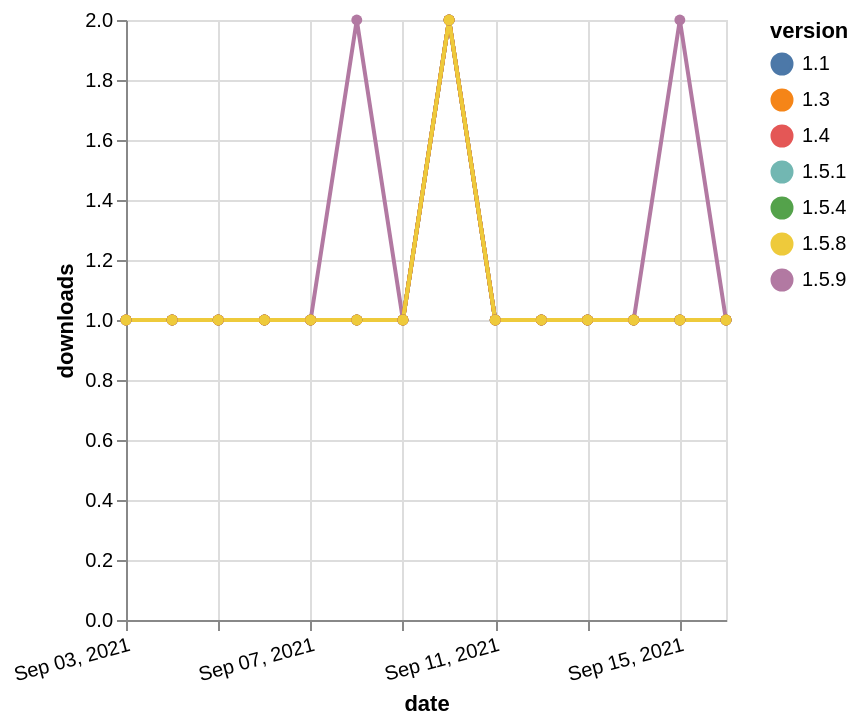

Here is the Vega-Lite specification saved for this chart:
### Vega-Lite specification from a JSON file in a GitHub repository (floating-point values rounded to 4 significant figures)
{"$schema": "https://vega.github.io/schema/vega-lite/v5.json", "description": "A simple bar chart with embedded data.", "data": {"values": [{"date": "2021-09-03", "total": 127, "delta": 1, "version": "1.5.4"}, {"date": "2021-09-04", "total": 128, "delta": 1, "version": "1.5.4"}, {"date": "2021-09-05", "total": 129, "delta": 1, "version": "1.5.4"}, {"date": "2021-09-06", "total": 130, "delta": 1, "version": "1.5.4"}, {"date": "2021-09-07", "total": 131, "delta": 1, "version": "1.5.4"}, {"date": "2021-09-08", "total": 132, "delta": 1, "version": "1.5.4"}, {"date": "2021-09-09", "total": 133, "delta": 1, "version": "1.5.4"}, {"date": "2021-09-10", "total": 135, "delta": 2, "version": "1.5.4"}, {"date": "2021-09-11", "total": 136, "delta": 1, "version": "1.5.4"}, {"date": "2021-09-12", "total": 137, "delta": 1, "version": "1.5.4"}, {"date": "2021-09-13", "total": 138, "delta": 1, "version": "1.5.4"}, {"date": "2021-09-14", "total": 139, "delta": 1, "version": "1.5.4"}, {"date": "2021-09-15", "total": 140, "delta": 1, "version": "1.5.4"}, {"date": "2021-09-16", "total": 141, "delta": 1, "version": "1.5.4"}, {"date": "2021-09-03", "total": 131, "delta": 1, "version": "1.5.9"}, {"date": "2021-09-04", "total": 132, "delta": 1, "version": "1.5.9"}, {"date": "2021-09-05", "total": 133, "delta": 1, "version": "1.5.9"}, {"date": "2021-09-06", "total": 134, "delta": 1, "version": "1.5.9"}, {"date": "2021-09-07", "total": 135, "delta": 1, "version": "1.5.9"}, {"date": "2021-09-08", "total": 137, "delta": 2, "version": "1.5.9"}, {"date": "2021-09-09", "total": 138, "delta": 1, "version": "1.5.9"}, {"date": "2021-09-10", "total": 140, "delta": 2, "version": "1.5.9"}, {"date": "2021-09-11", "total": 141, "delta": 1, "version": "1.5.9"}, {"date": "2021-09-12", "total": 142, "delta": 1, "version": "1.5.9"}, {"date": "2021-09-13", "total": 143, "delta": 1, "version": "1.5.9"}, {"date": "2021-09-14", "total": 144, "delta": 1, "version": "1.5.9"}, {"date": "2021-09-15", "total": 146, "delta": 2, "version": "1.5.9"}, {"date": "2021-09-16", "total": 147, "delta": 1, "version": "1.5.9"}, {"date": "2021-09-03", "total": 134, "delta": 1, "version": "1.5.1"}, {"date": "2021-09-04", "total": 135, "delta": 1, "version": "1.5.1"}, {"date": "2021-09-05", "total": 136, "delta": 1, "version": "1.5.1"}, {"date": "2021-09-06", "total": 137, "delta": 1, "version": "1.5.1"}, {"date": "2021-09-07", "total": 138, "delta": 1, "version": "1.5.1"}, {"date": "2021-09-08", "total": 139, "delta": 1, "version": "1.5.1"}, {"date": "2021-09-09", "total": 140, "delta": 1, "version": "1.5.1"}, {"date": "2021-09-10", "total": 142, "delta": 2, "version": "1.5.1"}, {"date": "2021-09-11", "total": 143, "delta": 1, "version": "1.5.1"}, {"date": "2021-09-12", "total": 144, "delta": 1, "version": "1.5.1"}, {"date": "2021-09-13", "total": 145, "delta": 1, "version": "1.5.1"}, {"date": "2021-09-14", "total": 146, "delta": 1, "version": "1.5.1"}, {"date": "2021-09-15", "total": 147, "delta": 1, "version": "1.5.1"}, {"date": "2021-09-16", "total": 148, "delta": 1, "version": "1.5.1"}, {"date": "2021-09-03", "total": 148, "delta": 1, "version": "1.1"}, {"date": "2021-09-04", "total": 149, "delta": 1, "version": "1.1"}, {"date": "2021-09-05", "total": 150, "delta": 1, "version": "1.1"}, {"date": "2021-09-06", "total": 151, "delta": 1, "version": "1.1"}, {"date": "2021-09-07", "total": 152, "delta": 1, "version": "1.1"}, {"date": "2021-09-08", "total": 153, "delta": 1, "version": "1.1"}, {"date": "2021-09-09", "total": 154, "delta": 1, "version": "1.1"}, {"date": "2021-09-10", "total": 156, "delta": 2, "version": "1.1"}, {"date": "2021-09-11", "total": 157, "delta": 1, "version": "1.1"}, {"date": "2021-09-12", "total": 158, "delta": 1, "version": "1.1"}, {"date": "2021-09-13", "total": 159, "delta": 1, "version": "1.1"}, {"date": "2021-09-14", "total": 160, "delta": 1, "version": "1.1"}, {"date": "2021-09-15", "total": 161, "delta": 1, "version": "1.1"}, {"date": "2021-09-16", "total": 162, "delta": 1, "version": "1.1"}, {"date": "2021-09-03", "total": 137, "delta": 1, "version": "1.4"}, {"date": "2021-09-04", "total": 138, "delta": 1, "version": "1.4"}, {"date": "2021-09-05", "total": 139, "delta": 1, "version": "1.4"}, {"date": "2021-09-06", "total": 140, "delta": 1, "version": "1.4"}, {"date": "2021-09-07", "total": 141, "delta": 1, "version": "1.4"}, {"date": "2021-09-08", "total": 142, "delta": 1, "version": "1.4"}, {"date": "2021-09-09", "total": 143, "delta": 1, "version": "1.4"}, {"date": "2021-09-10", "total": 145, "delta": 2, "version": "1.4"}, {"date": "2021-09-11", "total": 146, "delta": 1, "version": "1.4"}, {"date": "2021-09-12", "total": 147, "delta": 1, "version": "1.4"}, {"date": "2021-09-13", "total": 148, "delta": 1, "version": "1.4"}, {"date": "2021-09-14", "total": 149, "delta": 1, "version": "1.4"}, {"date": "2021-09-15", "total": 150, "delta": 1, "version": "1.4"}, {"date": "2021-09-16", "total": 151, "delta": 1, "version": "1.4"}, {"date": "2021-09-03", "total": 138, "delta": 1, "version": "1.3"}, {"date": "2021-09-04", "total": 139, "delta": 1, "version": "1.3"}, {"date": "2021-09-05", "total": 140, "delta": 1, "version": "1.3"}, {"date": "2021-09-06", "total": 141, "delta": 1, "version": "1.3"}, {"date": "2021-09-07", "total": 142, "delta": 1, "version": "1.3"}, {"date": "2021-09-08", "total": 143, "delta": 1, "version": "1.3"}, {"date": "2021-09-09", "total": 144, "delta": 1, "version": "1.3"}, {"date": "2021-09-10", "total": 146, "delta": 2, "version": "1.3"}, {"date": "2021-09-11", "total": 147, "delta": 1, "version": "1.3"}, {"date": "2021-09-12", "total": 148, "delta": 1, "version": "1.3"}, {"date": "2021-09-13", "total": 149, "delta": 1, "version": "1.3"}, {"date": "2021-09-14", "total": 150, "delta": 1, "version": "1.3"}, {"date": "2021-09-15", "total": 151, "delta": 1, "version": "1.3"}, {"date": "2021-09-16", "total": 152, "delta": 1, "version": "1.3"}, {"date": "2021-09-03", "total": 130, "delta": 1, "version": "1.5.8"}, {"date": "2021-09-04", "total": 131, "delta": 1, "version": "1.5.8"}, {"date": "2021-09-05", "total": 132, "delta": 1, "version": "1.5.8"}, {"date": "2021-09-06", "total": 133, "delta": 1, "version": "1.5.8"}, {"date": "2021-09-07", "total": 134, "delta": 1, "version": "1.5.8"}, {"date": "2021-09-08", "total": 135, "delta": 1, "version": "1.5.8"}, {"date": "2021-09-09", "total": 136, "delta": 1, "version": "1.5.8"}, {"date": "2021-09-10", "total": 138, "delta": 2, "version": "1.5.8"}, {"date": "2021-09-11", "total": 139, "delta": 1, "version": "1.5.8"}, {"date": "2021-09-12", "total": 140, "delta": 1, "version": "1.5.8"}, {"date": "2021-09-13", "total": 141, "delta": 1, "version": "1.5.8"}, {"date": "2021-09-14", "total": 142, "delta": 1, "version": "1.5.8"}, {"date": "2021-09-15", "total": 143, "delta": 1, "version": "1.5.8"}, {"date": "2021-09-16", "total": 144, "delta": 1, "version": "1.5.8"}]}, "width": "container", "mark": {"type": "line", "point": {"filled": true}}, "encoding": {"x": {"field": "date", "type": "temporal", "timeUnit": "yearmonthdate", "title": "date", "axis": {"labelAngle": -15}}, "y": {"field": "delta", "type": "quantitative", "title": "downloads"}, "color": {"field": "version", "type": "nominal"}, "tooltip": {"field": "delta"}}}
